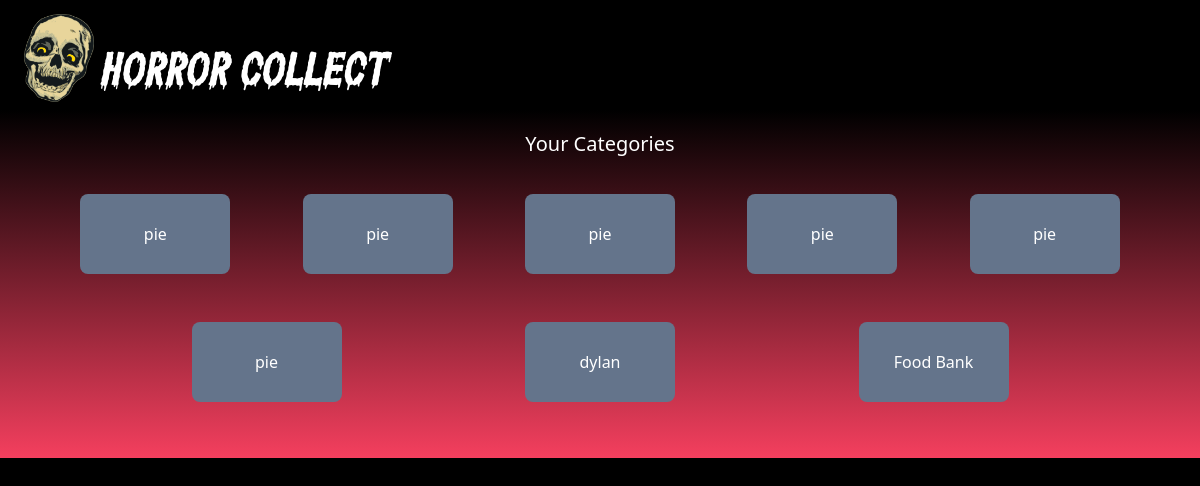
The app's page /tags, older data.
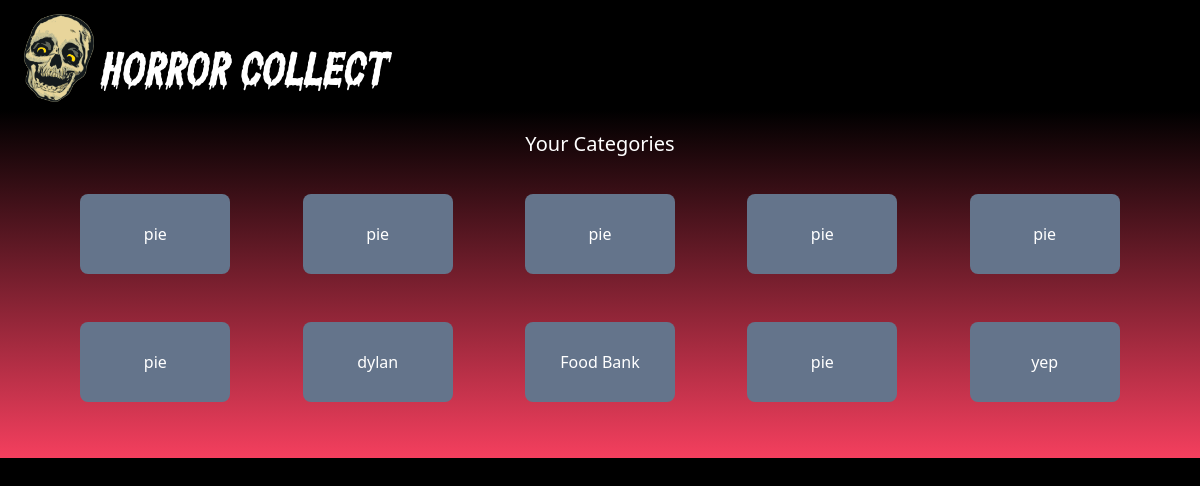
The same page, newer data.
### app/models.py (models this page shows)
class Tag(db.Model):
  id = db.Column(db.Integer, primary_key=True)
  name = db.Column(db.String(80), nullable=False)
  movies = db.relationship('Movie', secondary='movie_tags', back_populates='tags')

### app/main/routes.py (the view)
@main.route('/tags')
def tags():
  tags = Tag.query.all()
  return render_template('tags.html', tags=tags)

### app/templates/tags.html
{% extends 'base.html' %} {% block content %}
<h2 class="text-xl">Your Categories</h2>
<div class="flex flex-row justify-evenly flex-wrap m-3">
  {% for tag in tags %}
  <div class="bg-slate-500 m-6 rounded-lg w-[150px] h-[80px] px-4 py-2 flex justify-center items-center">
    <a href="/tag/{{ tag.id }}" class="">{{ tag.name }}</a>
  </div>
  {% endfor %}
</div>
{% endblock %}

### app/templates/base.html (shortened to what this page needs)
<!DOCTYPE html>
<html>
  <head>
    <script src="https://cdn.tailwindcss.com"></script>
    <link rel="stylesheet" href="/static/style.css" />
  </head>
  <body class="bg-black text-white">
    {% include "header.html" %}
    <main class="bg-gradient-to-t from-rose-500 to-black p-5 flex flex-col items-center p-4">
      {% block content %}{% endblock %}
    </main>
  </body>
</html>

### app/templates/header.html
<div class="w-full h-[110px] flex flex-row items-end p-6 pb-2">
  <img class="w-[70px] pt-3" src="/static/images/cackle.png">
  <a class="text-3xl p-2 mb-1 font-['horrorFont']" href="/">Horror Collect</a>
</div>

Row changes from the older to the newer data that the page shows:
added Tag: name "pie"
added Tag: name "yep"
